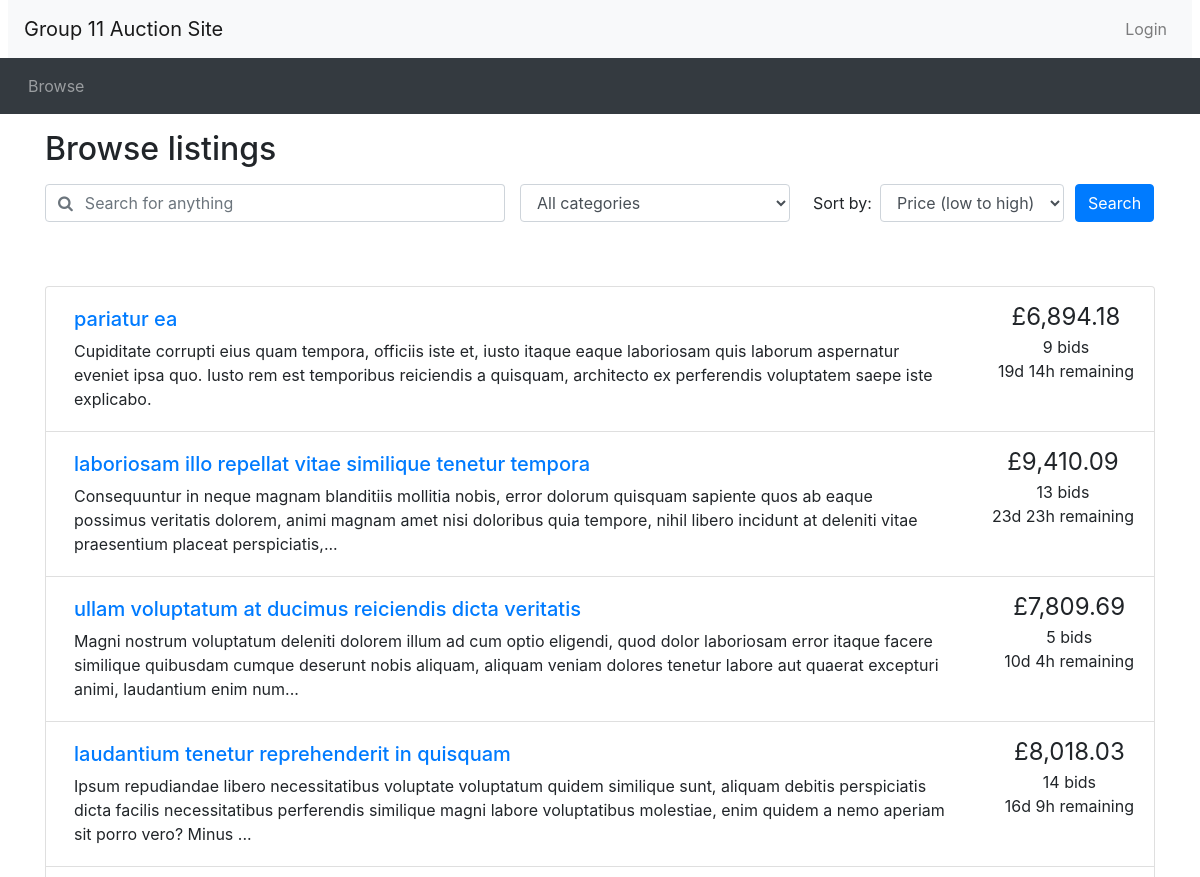
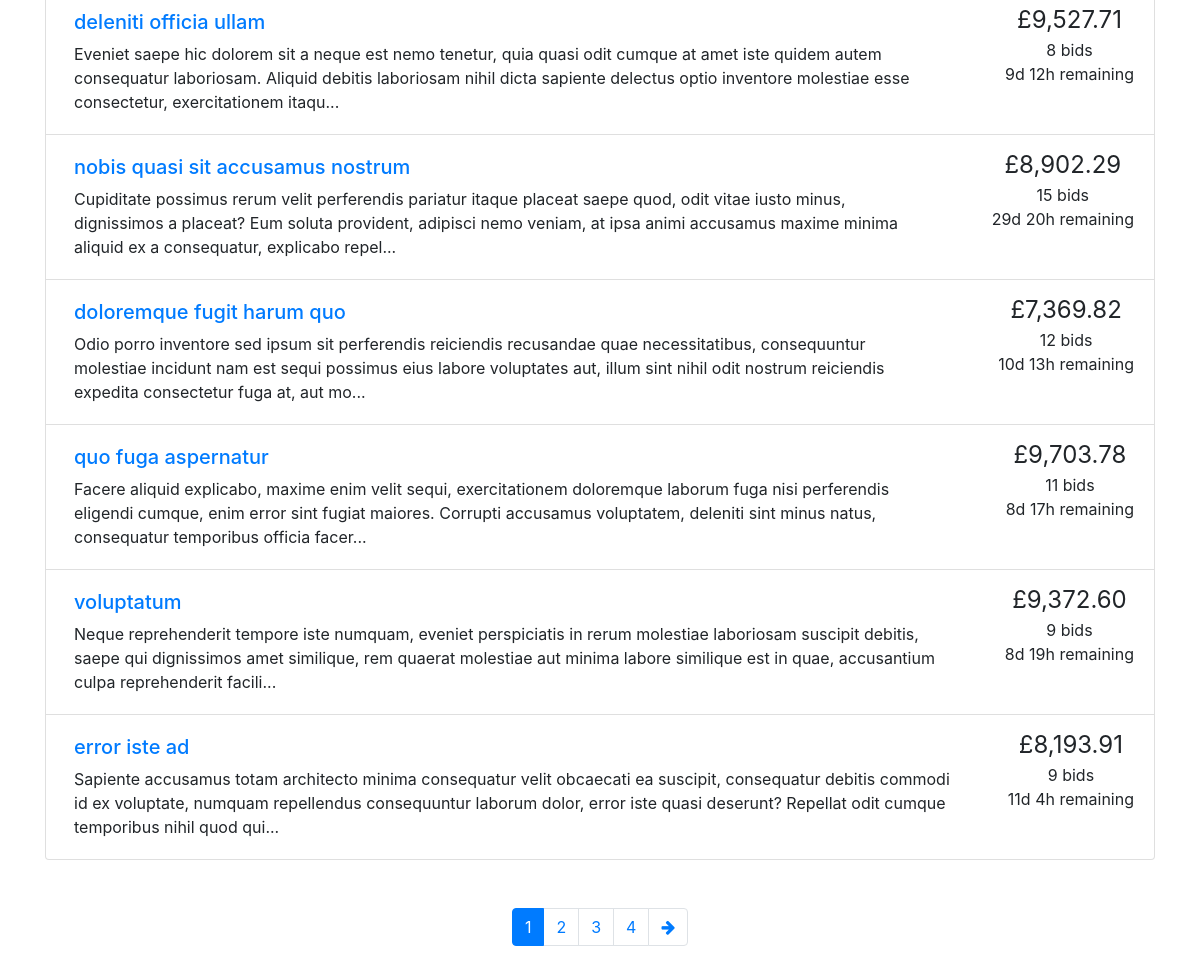
Screenshot of /browse.php with the database file from the repository (2 pictures, top to bottom).
### tables this page shows
CREATE TABLE Auctions (
    AuctionID INT AUTO_INCREMENT,
    UserName VARCHAR(50),
    ItemName TINYTEXT NOT NULL,
    ItemDescription LONGTEXT NOT NULL,
    Category VARCHAR(50),
    StartingPrice FLOAT(10, 2) NOT NULL,
    ReservePrice FLOAT(10, 2),
    EndingTime DATETIME NOT NULL,
    Outcome VARCHAR(12),
    PRIMARY KEY (AuctionID),
    CONSTRAINT FK_UserName_Bid FOREIGN KEY (Username) REFERENCES Users(Username),
    CONSTRAINT FK_Category_Bid FOREIGN KEY (Category) REFERENCES CategoryList(Category)
);

### browse.php (the view, shortened to what this page needs)
<?php include_once("header.php")?>
<?php require("utilities.php")?>
<?php require("database.php")?>
<div class="container">
<h2 class="my-3">Browse listings</h2>
<div id="searchSpecs">
<form method="get" action="browse.php">
  <div class="row">
    <div class="col-md-5 pr-0">
      <div class="form-group">
	    <div class="input-group">
          <div class="input-group-prepend">
            <span class="input-group-text bg-transparent pr-0 text-muted">
              <i class="fa fa-search"></i>
            </span>
          </div>
          <input type="text" class="form-control border-left-0" id="keyword" placeholder="Search for anything" name="keyword">
        </div>
      </div>
    </div>
    <div class="col-md-3 pr-0">
      <div class="form-group">
        <select class="form-control" id="cat" name="cat">
          <option selected value="a.Category">All categories</option>
        </select>
      </div>
    </div>
    <div class="col-md-3 pr-0">
      <div class="form-inline">
        <label class="mx-2" for="order_by">Sort by:</label>
        <select class="form-control" id="order_by" name="order_by">
          <option selected value="ORDER BY CurrentPrice ASC">Price (low to high)</option>
        </select>
      </div>
    </div>
    <div class="col-md-1 px-0">
      <button type="submit" class="btn btn-primary">Search</button>
    </div>
  </div>
</form>
</div>
</div>
<?php
  if (!isset($_GET['keyword'])) {
    $keyword = "%";
  }
  else {
    $keyword = $_GET['keyword'];
  }
  if (!isset($_GET['cat']) or $_GET['cat'] == "a.Category") {
    $category = "a.Category";
  }
  else {
    $category = "'".$_GET['cat']."'";
  }
  if (!isset($_GET['order_by'])) {
    $ordering = "";
  }
  else {
    $ordering = $_GET['order_by'];
  }
  if (!isset($_GET['page'])) {
    $curr_page = 1;
  }
  else {
    $curr_page = $_GET['page'];
  }
  $results_per_page = 10;
  $querryItemList = <<<QUERRYTEXT
  SELECT
    a.AuctionID,
    a.ItemName,
    a.ItemDescription,
    a.StartingPrice,
    a.EndingTime,
    COUNT(b.BidID) AS 'CountBids',
    MAX(b.BidPrice) AS 'bidPrice',
    IF(
      MAX(bidPrice) IS NULL,
      a.StartingPrice,
      MAX(bidPrice)
    ) AS 'CurrentPrice',
    a.StartingPrice
  FROM
    auctions a
    LEFT JOIN bids b ON a.AuctionID = b.AuctionID
  WHERE
    a.ItemName LIKE '%{$keyword}%'
    AND (a.EndingTime - CURRENT_TIMESTAMP) > 0
    AND a.Category = {$category}
  GROUP BY
    a.AuctionID,
    a.ItemName,
    a.ItemDescription,
    a.StartingPrice,
    a.EndingTime {$ordering}
  QUERRYTEXT;
  $limiter = " LIMIT ".strval(($curr_page-1)*$results_per_page).", ".strval($results_per_page);
  $querryWithLimitItemPerPage = $querryItemList.$limiter;
  $resultforCounting = mysqli_query($connectionView, $querryItemList);
  if ($resultforCounting)
    {
        $num_results = mysqli_num_rows($resultforCounting);
    }
  $max_page = ceil($num_results / $results_per_page);
?>
<div class="container mt-5">
<ul class="list-group">
<?php
  $search_query_result = mysqli_query($connectionView, $querryWithLimitItemPerPage);
  if ($search_query_result->num_rows > 0) {
    while ($row = mysqli_fetch_array($search_query_result)){
      $item_id = $row['AuctionID'];
      $title = $row['ItemName'];
      $description = $row['ItemDescription'];
      $current_price = $row['CurrentPrice'];
      $num_bids = $row['CountBids'];
      $end_date = new DateTime($row['EndingTime']);
      print_listing_li($item_id, $title, $description, $current_price, $num_bids, $end_date);
      }
  }
  else{
    echo 'No result matches the search criteria.';
  }
?>
</ul>
<nav aria-label="Search results pages" class="mt-5">
  <ul class="pagination justify-content-center">
<?php
  $querystring = "";
  $high_page_boost = max(3 - $curr_page, 0);
  $low_page_boost = max(2 - ($max_page - $curr_page), 0);
  $low_page = max(1, $curr_page - 2 - $low_page_boost);
  $high_page = min($max_page, $curr_page + 2 + $high_page_boost);
  for ($i = $low_page; $i <= $high_page; $i++) {
    if ($i == $curr_page) {
      echo('
    <li class="page-item active">');
    }
    else {
      echo('
    <li class="page-item">');
    }
    echo('
      <a class="page-link" href="browse.php?' . $querystring . 'page=' . $i . '">' . $i . '</a>
    </li>');
  }
  if ($curr_page != $max_page) {
    echo('
    <li class="page-item">
      <a class="page-link" href="browse.php?' . $querystring . 'page=' . ($curr_page + 1) . '" aria-label="Next">
        <span aria-hidden="true"><i class="fa fa-arrow-right"></i></span>
        <span class="sr-only">Next</span>
      </a>
    </li>');
  }
?>
  </ul>
</nav>
</div>
<?php include_once("footer.php")?>

### utilities.php
<?php
function display_time_remaining($interval) {
    if ($interval->days == 0 && $interval->h == 0) {
      $time_remaining = $interval->format('%im %Ss');
    }
    else if ($interval->days == 0) {
      $time_remaining = $interval->format('%hh %im');
    }
    else {
      $time_remaining = $interval->format('%ad %hh');
    }
  return $time_remaining;
}
function print_listing_li($item_id, $title, $desc, $price, $num_bids, $end_time)
{
  if (strlen($desc) > 250) {
    $desc_shortened = substr($desc, 0, 250) . '...';
  }
  else {
    $desc_shortened = $desc;
  }
  if ($num_bids == 1) {
    $bid = ' bid';
  }
  else {
    $bid = ' bids';
  }
  $now = new DateTime();
  if ($now > $end_time) {
    $time_remaining = 'This auction has ended';
  }
  else {
    $time_to_end = date_diff($now, $end_time);
    $time_remaining = display_time_remaining($time_to_end) . ' remaining';
  }
  echo('
    <li class="list-group-item d-flex justify-content-between">
    <div class="p-2 mr-5"><h5><a href="listing.php?item_id=' . $item_id . '">' . $title . '</a></h5>' . $desc_shortened . '</div>
    <div class="text-center text-nowrap"><span style="font-size: 1.5em">£' . number_format($price, 2) . '</span><br/>' . $num_bids . $bid . '<br/>' . $time_remaining . '</div>
  </li>'
  );
}
?>

### rows the page displays
auctions: ItemName "pariatur ea", ItemDescription "Cupiditate corrupti eius quam tempora, officiis iste et, iusto itaque eaque laboriosam quis laborum aspernatur eveniet ipsa quo. Iusto rem est temporibus reiciendis a quisquam, architecto ex perferendis voluptatem saepe iste explicabo.", price "6,894.18", num_bids "9", bid "bids", time_remaining "19d 14h remaining"
auctions: ItemName "laboriosam illo repellat vitae similique tenetur tempora", ItemDescription "Consequuntur in neque magnam blanditiis mollitia nobis, error dolorum quisquam sapiente quos ab eaque possimus veritatis dolorem, animi magnam amet nisi doloribus quia tempore, nihil libero incidunt at deleniti vitae praesentium placeat perspiciatis,...", price "9,410.09", num_bids "13", bid "bids", time_remaining "23d 23h remaining"
auctions: ItemName "ullam voluptatum at ducimus reiciendis dicta veritatis", ItemDescription "Magni nostrum voluptatum deleniti dolorem illum ad cum optio eligendi, quod dolor laboriosam error itaque facere similique quibusdam cumque deserunt nobis aliquam, aliquam veniam dolores tenetur labore aut quaerat excepturi animi, laudantium enim num...", price "7,809.69", num_bids "5", bid "bids", time_remaining "10d 4h remaining"
auctions: ItemName "laudantium tenetur reprehenderit in quisquam", ItemDescription "Ipsum repudiandae libero necessitatibus voluptate voluptatum quidem similique sunt, aliquam debitis perspiciatis dicta facilis necessitatibus perferendis similique magni labore voluptatibus molestiae, enim quidem a nemo aperiam sit porro vero? Minus ...", price "8,018.03", num_bids "14", bid "bids", time_remaining "16d 9h remaining"
auctions: ItemName "deleniti officia ullam", ItemDescription "Eveniet saepe hic dolorem sit a neque est nemo tenetur, quia quasi odit cumque at amet iste quidem autem consequatur laboriosam. Aliquid debitis laboriosam nihil dicta sapiente delectus optio inventore molestiae esse consectetur, exercitationem itaqu...", price "9,527.71", num_bids "8", bid "bids", time_remaining "9d 12h remaining"
auctions: ItemName "nobis quasi sit accusamus nostrum", ItemDescription "Cupiditate possimus rerum velit perferendis pariatur itaque placeat saepe quod, odit vitae iusto minus, dignissimos a placeat? Eum soluta provident, adipisci nemo veniam, at ipsa animi accusamus maxime minima aliquid ex a consequatur, explicabo repel...", price "8,902.29", num_bids "15", bid "bids", time_remaining "29d 20h remaining"
auctions: ItemName "doloremque fugit harum quo", ItemDescription "Odio porro inventore sed ipsum sit perferendis reiciendis recusandae quae necessitatibus, consequuntur molestiae incidunt nam est sequi possimus eius labore voluptates aut, illum sint nihil odit nostrum reiciendis expedita consectetur fuga at, aut mo...", price "7,369.82", num_bids "12", bid "bids", time_remaining "10d 13h remaining"
auctions: ItemName "quo fuga aspernatur", ItemDescription "Facere aliquid explicabo, maxime enim velit sequi, exercitationem doloremque laborum fuga nisi perferendis eligendi cumque, enim error sint fugiat maiores. Corrupti accusamus voluptatem, deleniti sint minus natus, consequatur temporibus officia facer...", price "9,703.78", num_bids "11", bid "bids", time_remaining "8d 17h remaining"
auctions: ItemName "voluptatum", ItemDescription "Neque reprehenderit tempore iste numquam, eveniet perspiciatis in rerum molestiae laboriosam suscipit debitis, saepe qui dignissimos amet similique, rem quaerat molestiae aut minima labore similique est in quae, accusantium culpa reprehenderit facili...", price "9,372.60", num_bids "9", bid "bids", time_remaining "8d 19h remaining"
auctions: ItemName "error iste ad", ItemDescription "Sapiente accusamus totam architecto minima consequatur velit obcaecati ea suscipit, consequatur debitis commodi id ex voluptate, numquam repellendus consequuntur laborum dolor, error iste quasi deserunt? Repellat odit cumque temporibus nihil quod qui...", price "8,193.91", num_bids "9", bid "bids", time_remaining "11d 4h remaining"
